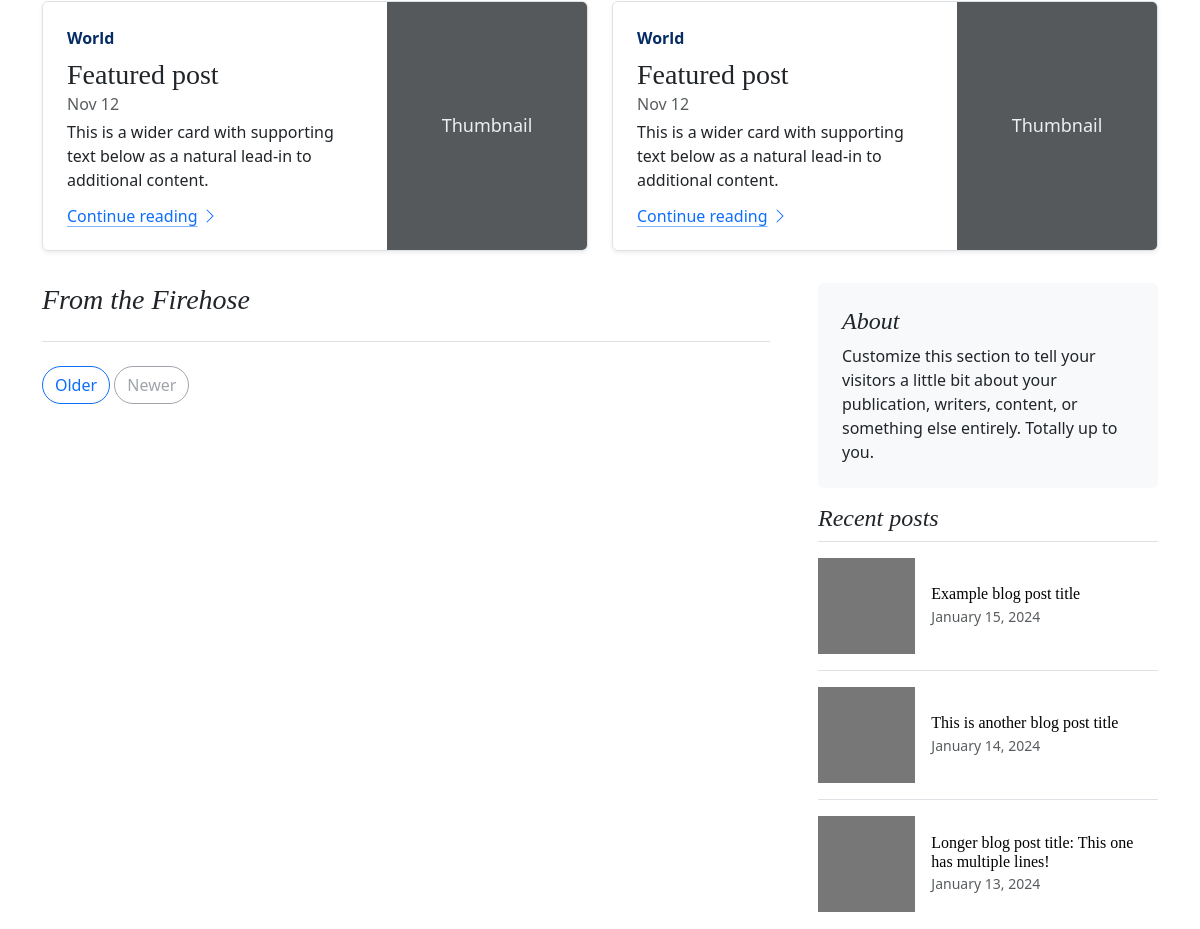
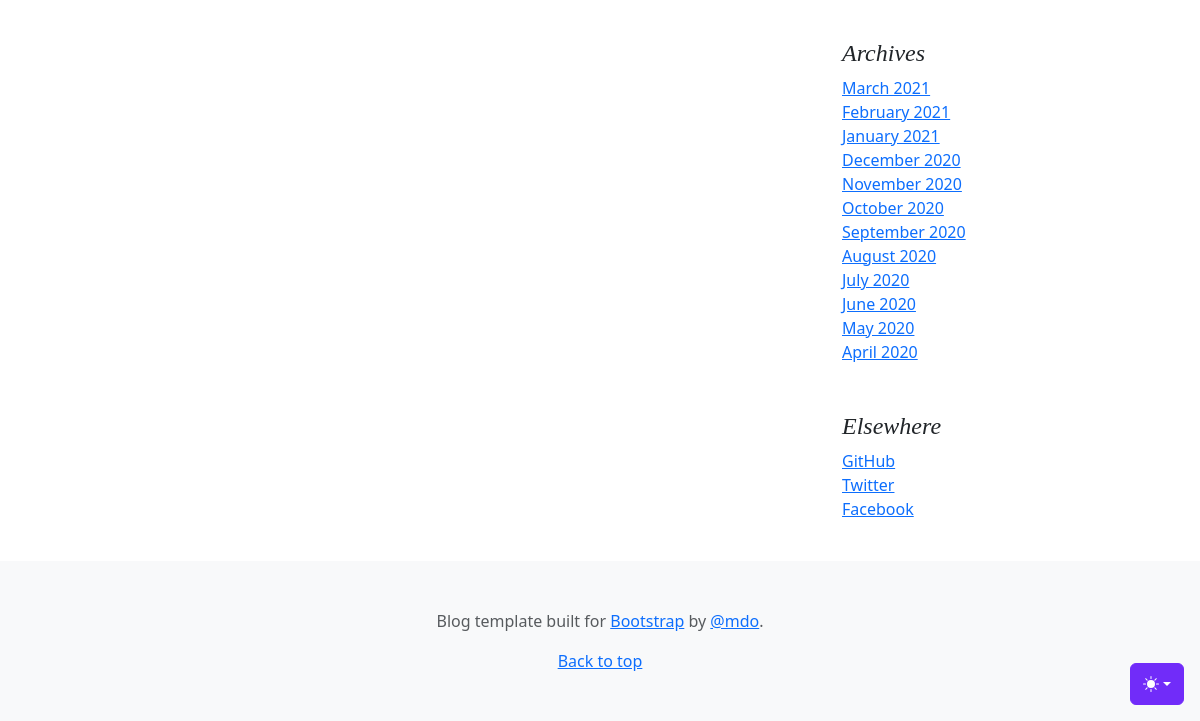
The app's page / (lower part), older data (2 pictures, top to bottom).
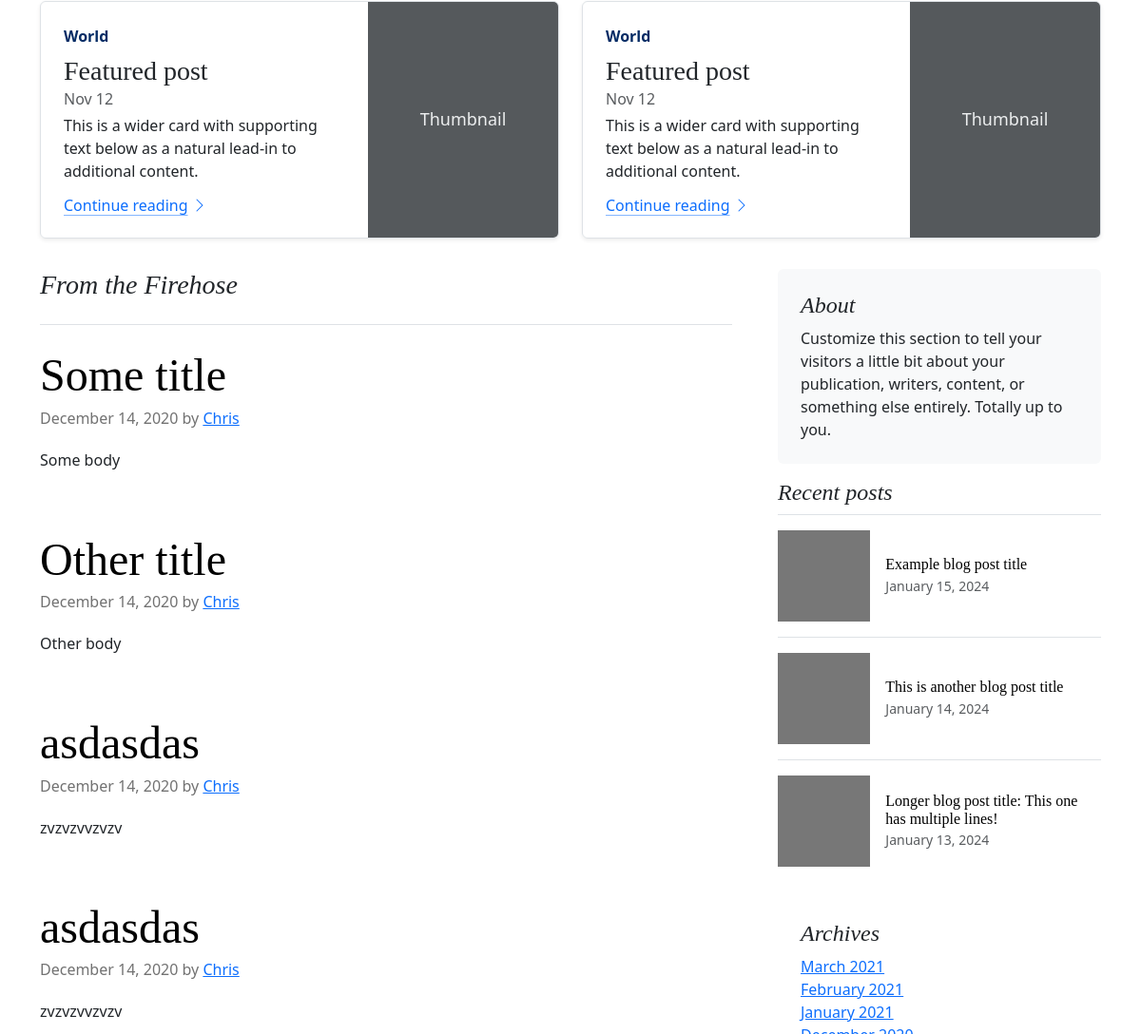
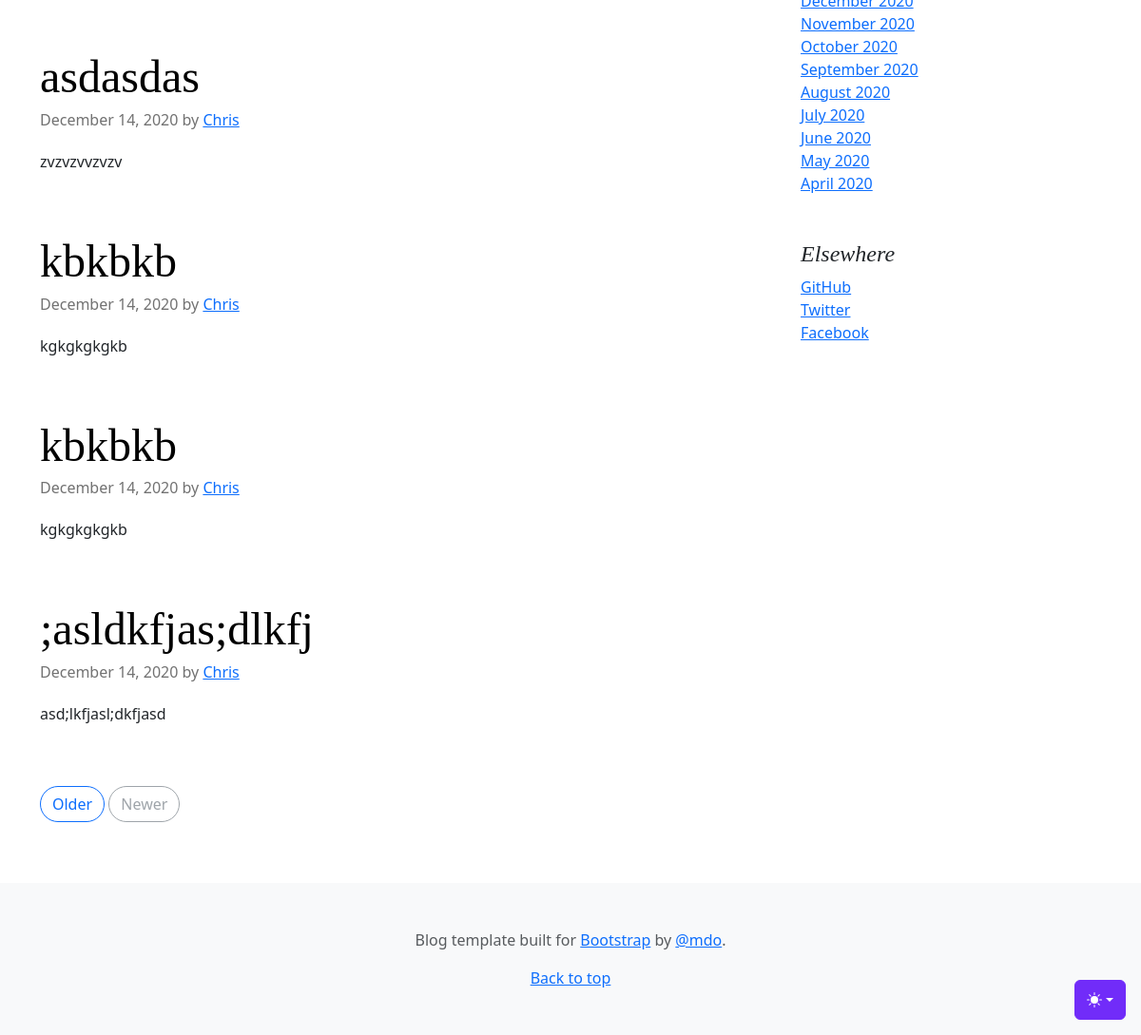
The same page, newer data (2 pictures, top to bottom).
### tables this page shows
CREATE TABLE posts
(
    id    integer
        constraint posts_pk
            primary key autoincrement,
    title text not null,
    body  text not null
);

### helpers.php (called while the page is built, shortened)
<?php
function view($viewName, $vars=[]){
    extract($vars);
    include __DIR__ . "/views/$viewName.php";
}

### src/Controllers/PublicController.php (called while the page is built, shortened)
<?php
class PublicController
{
  public function index()
  {
    $posts = Post::all();
    view('index', compact('posts'));
  }
}

### src/DB.php (called while the page is built, shortened)
<?php
class DB
{
  private $conn;
  public function __construct()
  {
    try {
      $this->conn = new PDO('sqlite:' . __DIR__ . '/../db.sqlite');
      $this->conn->setAttribute(PDO::ATTR_ERRMODE, PDO::ERRMODE_EXCEPTION);
    } catch (PDOException $e) {
      echo "Connection failed: " . $e->getMessage();
    }
  }
  public function all($table, $class)
  {
    $stmt = $this->conn->prepare("SELECT * FROM $table");
    $stmt->execute();
    $stmt->setFetchMode(PDO::FETCH_CLASS, $class);
    return $stmt->fetchAll();
  }
}

### src/Models/Model.php (called while the page is built, shortened)
<?php
class Model
{
  public static $table;
  public static function all()
  {
    $db = new DB();
    return $db->all(static::$table, static::class);
  }
}

### views/partials/posts.php (the view)
<h3 class="pb-4 mb-4 fst-italic border-bottom">
        From the Firehose
      </h3>
      <?php foreach($posts as $post): ?>
        <article class="blog-post">
          <h2 class="display-5 link-body-emphasis mb-1"><?=$post->title?></h2>
          <p class="blog-post-meta">December 14, 2020 by <a href="#">Chris</a></p>
          <p><?=$post->body?></p>
        </article>
      <?php endforeach; ?>
      <nav class="blog-pagination" aria-label="Pagination">
        <a class="btn btn-outline-primary rounded-pill" href="#">Older</a>
        <a class="btn btn-outline-secondary rounded-pill disabled" aria-disabled="true">Newer</a>
      </nav>

### views/partials/featured.php (shortened to what this page needs)
<div class="row mb-2">
  <?php for ($i = 0; $i < 2; $i++): ?>
    <div class="col-md-6">
      <div class="row g-0 border rounded overflow-hidden flex-md-row mb-4 shadow-sm h-md-250 position-relative">
        <div class="col p-4 d-flex flex-column position-static">
          <strong class="d-inline-block mb-2 text-primary-emphasis">World</strong>
          <h3 class="mb-0">Featured post</h3>
          <div class="mb-1 text-body-secondary">Nov 12</div>
          <p class="card-text mb-auto">This is a wider card with supporting text below as a natural lead-in to additional content.</p>
          <a href="#" class="icon-link gap-1 icon-link-hover stretched-link">
            Continue reading
            <svg class="bi">
              <use xlink:href="#chevron-right" />
            </svg>
          </a>
        </div>
        <div class="col-auto d-none d-lg-block">
          <svg class="bd-placeholder-img" width="200" height="250" xmlns="http://www.w3.org/2000/svg" role="img" aria-label="Placeholder: Thumbnail" preserveAspectRatio="xMidYMid slice" focusable="false">
            <rect width="100%" height="100%" fill="#55595c" /><text x="50%" y="50%" fill="#eceeef" dy=".3em">Thumbnail</text>
          </svg>
        </div>
      </div>
    </div>
  <?php endfor; ?>
</div>

Row changes from the older to the newer data that the page shows:
added posts: title "Some title", body "Some body"
added posts: title "Other title", body "Other body"
added posts: title "asdasdas", body "zvzvzvvzvzv"
added posts: title "asdasdas", body "zvzvzvvzvzv"
added posts: title "asdasdas", body "zvzvzvvzvzv"
added posts: title "kbkbkb", body "kgkgkgkgkb"
added posts: title "kbkbkb", body "kgkgkgkgkb"
added posts: title ";asldkfjas;dlkfj", body "asd;lkfjasl;dkfjasd"
